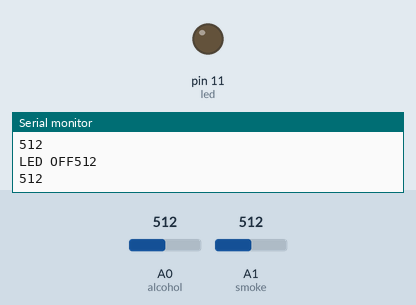
Bench run of a sketch on a simulated Arduino Uno, built with avr-gcc and run on an emulated ATmega328P. On the bench: output pins drawn as LEDs (lit = HIGH), the last lines printed to the serial monitor. The test bench sets the inputs (shaded band); at power-on: A1 (smoke) = 512, A0 (alcohol) = 512.

Above: at 1.2 s.
1.3 s: A1 (smoke) set to 988
2.8 s: A1 (smoke) set to 1015
At 4.0 s:
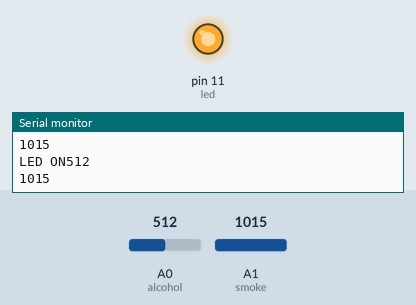
4.7 s: A1 (smoke) set to 990
At 5.6 s:
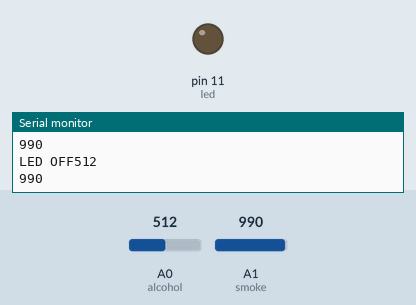
6.7 s: A1 (smoke) set to 1010
At 8.4 s:
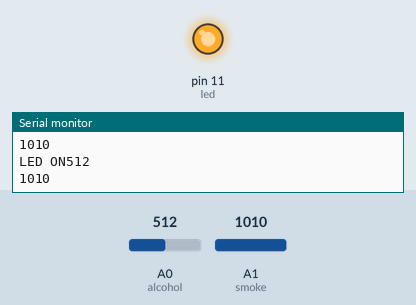
Timing chart, 0 to 9.7 s (numbered marks = the images above; inputs shaded):
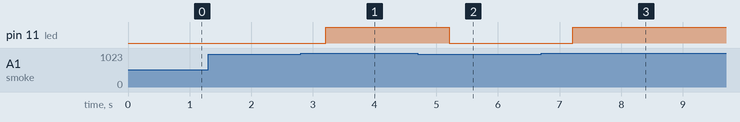

Measured:
- the behaviour switches between 1000 and 1001 on A1 (smoke) (found by bisection; images 0 and 1)
- after the input at 2.8 s, pin 11 (led): LOW → HIGH after 0.41 s
- after the input at 4.7 s, pin 11 (led): HIGH → LOW after 0.51 s
- after the input at 6.7 s, pin 11 (led): LOW → HIGH after 0.51 s

The sketch:

alcohol_or_smoke.ino
```cpp
#define led 11
#define alcohol A0
#define smoke A1


void setup()
{
pinMode(led, OUTPUT);

Serial.begin(9600);
}

void loop()
{
  // put your main code here, to run repeatedly:
A();


}
void A()
{
  int alcoholValue = analogRead(alcohol);
    Serial.println(alcoholValue);
    delay(200);
    int smokeValue = analogRead(smoke);
    Serial.println(smokeValue);
    delay(200);

  if(alcoholValue<1000 && smokeValue>1000)
  {
    digitalWrite(led, HIGH);
    Serial.print("LED ON");

  }
  else{
    digitalWrite(led, LOW);
    Serial.print("LED OFF");
  }
}
```
